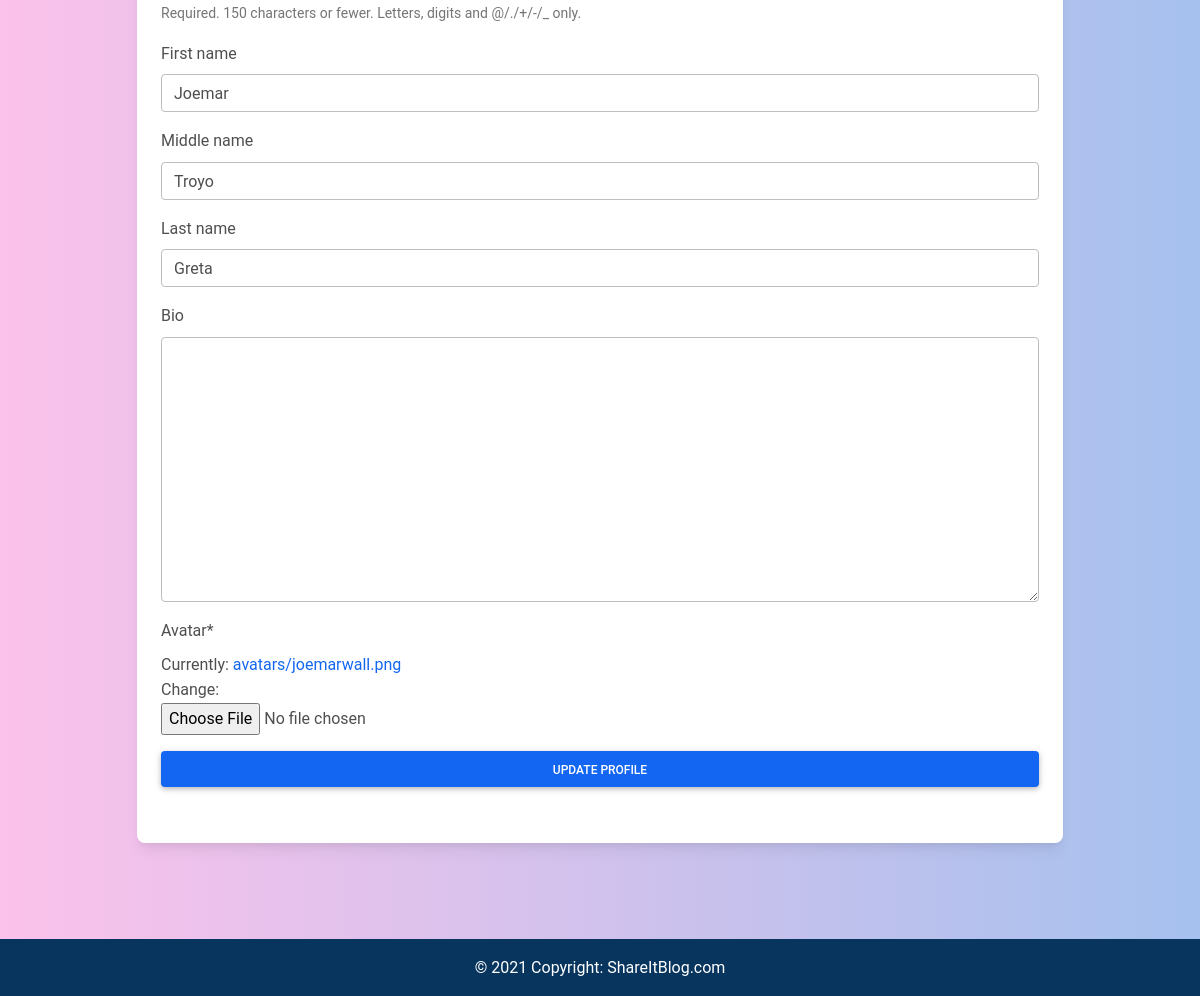
Before: /my_profile/update/ (signed in, lower part) with the older database file.
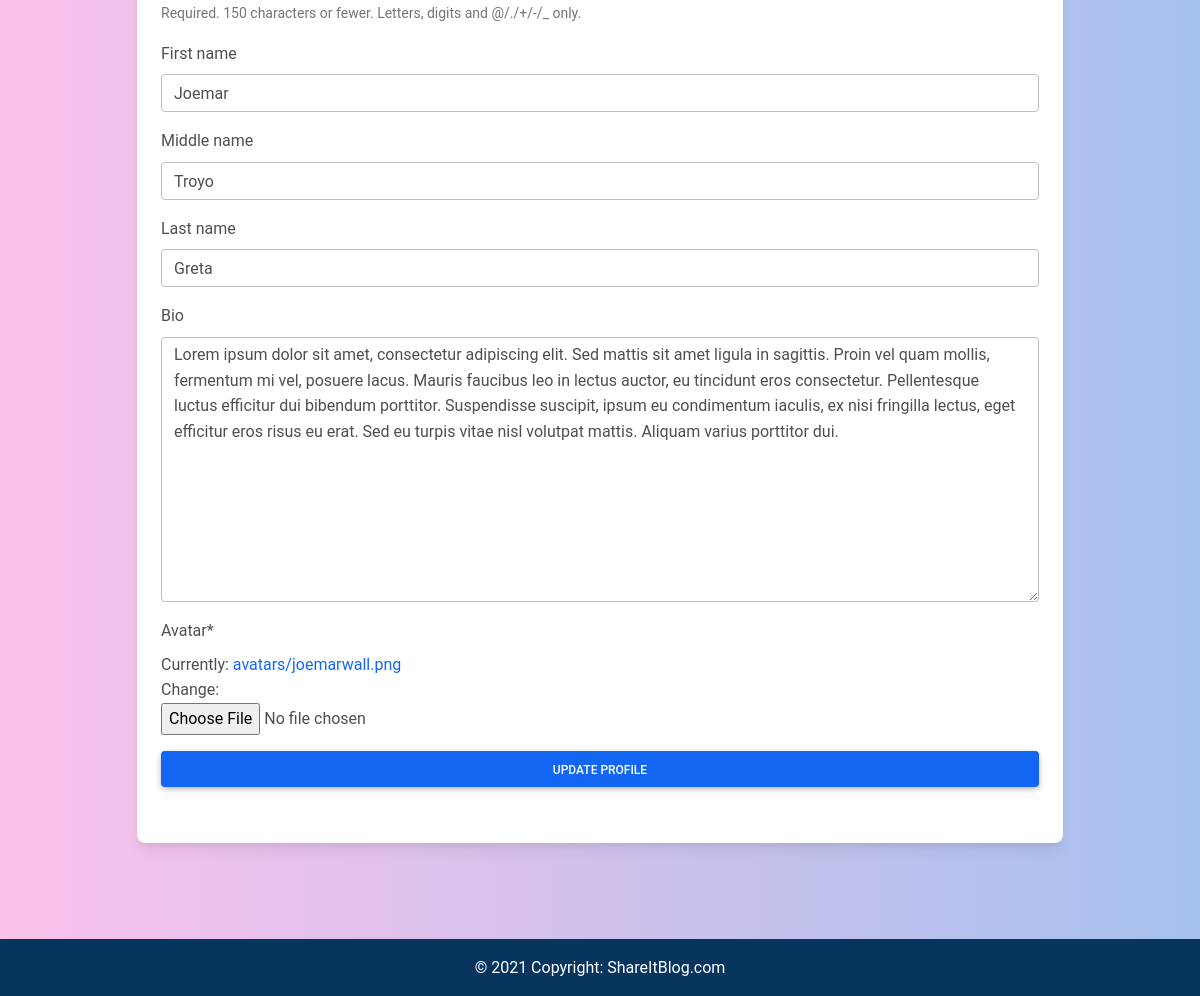
After: the same page with the newer database file.
### pages/models.py (models this page shows, shortened)
class Profile( models.Model ):
    first_name = models.CharField( max_length=200, blank=True )
    middle_name = models.CharField( max_length=200, blank=True )
    last_name = models.CharField( max_length=200, blank=True )
    user = models.OneToOneField( User, max_length=200, on_delete=models.CASCADE, unique=True )
    bio = models.TextField( max_length=500, blank=True )
    avatar = models.ImageField( default='default/avatar.png', upload_to='avatars/' )
    created_at = models.DateTimeField( auto_now_add=True )
    updated_at = models.DateTimeField( auto_now=True )

### pages/views.py (the view, shortened to what this page needs)
# urls.py: path( 'my_profile/update/', update_profile, name='update_profile' ),
@login_required
def update_profile(request):
    profile = Profile.objects.get( user=request.user )
    u_form = UpdateUserPageForm( request.POST or None, instance=request.user )
    p_form = UpdateProfilePageForm( request.POST or None, request.FILES or None, instance=profile )
    success = False
    failed = False
    context = {
        'profile': profile,
        'u_form': u_form,
        'p_form': p_form,
        'success': success,
        'failed': failed,
    }
    return render( request, 'pages/myprofile_edit_form.html', context )

### pages/forms.py
class UpdateUserPageForm( forms.ModelForm ):
    email = forms.EmailField()
    username = forms.TextInput()
    class Meta:
        model = User
        fields = (
            'email',
            'username',
        )
    widgets = {
            'email': forms.TextInput(
                attrs={'class': 'form-control', 'value': '', 'id': 'id_email', 'type': 'email'}),
        }

class UpdateProfilePageForm( forms.ModelForm ):
    class Meta:
        model = Profile
        fields = (
            'first_name',
            'middle_name',
            'last_name',
            'bio',
            'avatar',
        )

### templates/pages/myprofile_edit_form.html (shortened to what this page needs)
{% extends 'pages/base.html' %}
{% load crispy_forms_tags %}
{% load static %}
{% block content %}
<section class="h-100 gradient-custom-2">
    <div class="container py-5 h-100">
        <div class="row d-flex justify-content-center align-items-center h-100">
            <div class="col col-lg-10 col-xl-10">
                <div class="card">
                    <div class="card-body">
                        <p class="card-text">
                        <form action="" method="POST" enctype="multipart/form-data">
                            <fieldset class="form-group">
                                {{ u_form|crispy }}
                                {{ p_form|crispy }}
                                <div class="form-group">
                                    <button class="btn btn-primary btn-block" type="submit">Update profile</button>
                                </div>
                            </fieldset>
                        </form>
                        </p>
                    </div>
                </div>
            </div>
        </div>
    </div>
    {% include 'pages/footer.html' %}
</section>
{% endblock %}

Changed rows visible on the page:
changed Profile "Joemar": bio (not shown) → "Lorem ipsum dolor sit amet, consectetur adipiscing elit. Sed mattis sit amet ligula in sagittis. Proin vel quam mollis, fermentum mi vel, posuere lacus. Mauris faucibus leo in lectus auctor, eu tincidunt eros consectetur. Pellentesque luctus efficitur dui bibendum porttitor. Suspendisse suscipit, ipsum eu condimentum iaculis, ex nisi fringilla lectus, eget efficitur eros risus eu erat. Sed eu turpis vitae nisl volutpat mattis. Aliquam varius porttitor dui."
